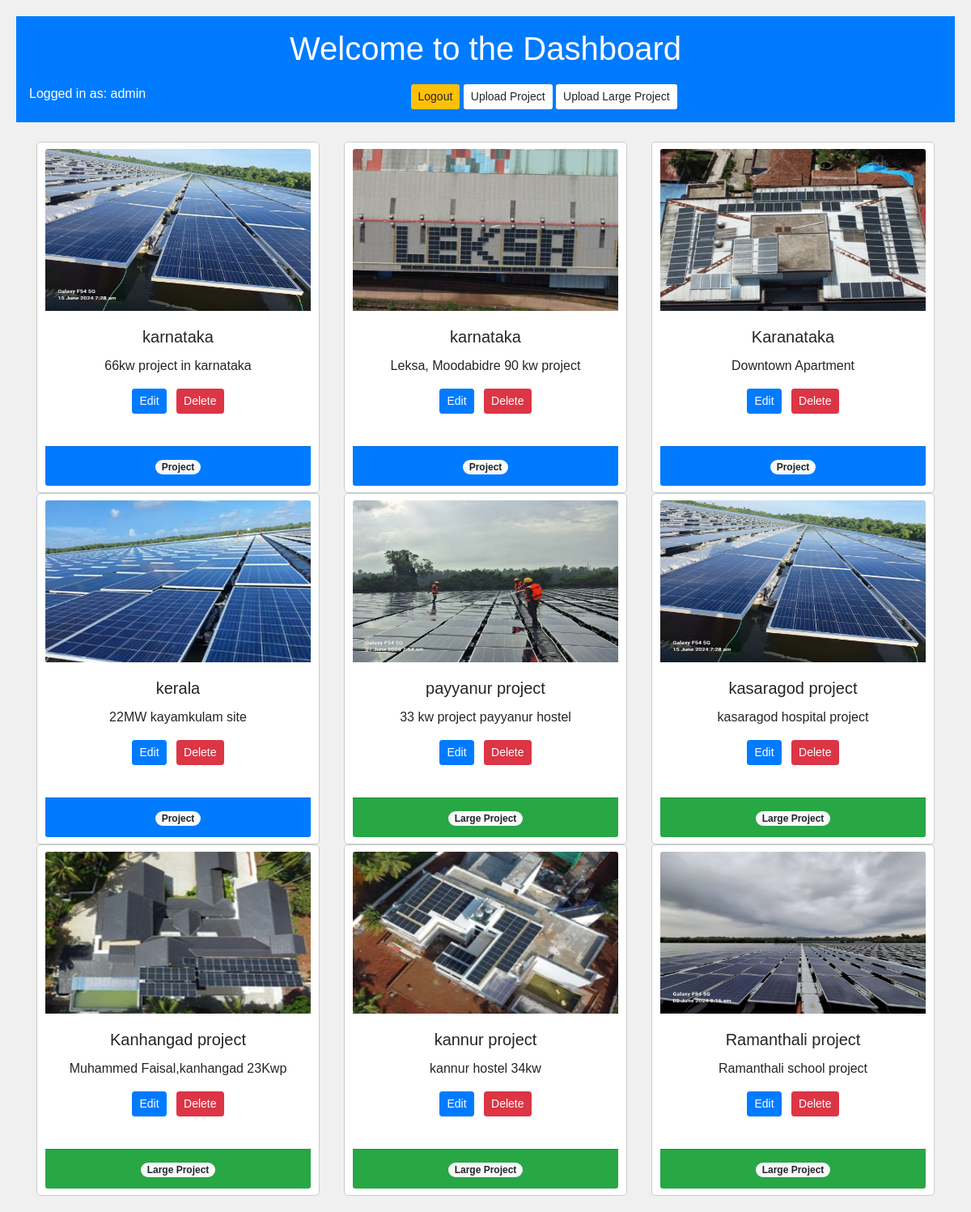
The page /dashboard/ (signed in) on the database its author committed.
### sunray/models.py (models this page shows, shortened)
class Project(models.Model):
    title = models.CharField(max_length=100)
    description = models.TextField()
    project_details = models.TextField(default='')
    image = models.ImageField(upload_to='projects')  # Assuming you upload images to 'media/projects'
    date_created = models.DateField(auto_now_add=True)

class LargeProject(models.Model):
    title = models.CharField(max_length=100)
    name = models.CharField(max_length=50,default='')
    description = models.TextField()
    image = models.ImageField(upload_to='large_projects')  # Upload image to 'media/large_projects'
    date_created = models.DateField(auto_now_add=True)
    project_details = models.TextField()  # Additional field for project details

### sunray/views.py (the view)
# urls.py: path('dashboard/', views.dashboard, name='dashboard'),
@login_required
def dashboard(request):
    projects = Project.objects.all()
    large_projects = LargeProject.objects.all()
    context = {
        'projects': projects,
        'large_projects': large_projects
    }
    return render(request, 'dashboard.html', context)

### templates/dashboard.html (shortened to what this page needs)
<!DOCTYPE html>
<html lang="en">
<head>
    <link href="https://stackpath.bootstrapcdn.com/bootstrap/4.5.2/css/bootstrap.min.css" rel="stylesheet">
</head>
<body>
    <div class="container-fluid bg-primary text-white p-3">
        <h1>Welcome to the Dashboard</h1>
        <span class="float-left">Logged in as: {{ user.username }}</span>
        <a href="{% url 'logout' %}" class="btn btn-sm bg-warning ">Logout</a>
        <a href="{% url 'upload_project' %}" class="btn bg-white btn-sm">Upload Project</a>
        <a href="{% url 'upload_large_project' %}" class="btn bg-white btn-sm">Upload Large Project</a>
    </div>
    <div class="container mt-4">
        <div class="row">
            {% for project in projects %}
            <div class="col-md-4">
                <div class="card project-card text-center pt-2 pb-2">
                    <img src="{{ project.image.url }}" class="card-img-top project-img" alt="Project Image">
                    <div class="card-body">
                        <h5 class="card-title">{{ project.title }}</h5>
                        <p class="card-text">{{ project.description }}</p>
                        <a href="{% url 'edit_project' project.pk %}" class="btn btn-primary btn-sm">Edit</a>
                        <a href="{% url 'delete_project' project.pk %}" class="btn btn-danger btn-sm ml-2">Delete</a>
                    </div>
                    <div class="card-footer bg-primary text-white">
                        <span class="badge badge-pill badge-light">Project</span>
                    </div>
                </div>
            </div>
            {% endfor %}
            {% for large_project in large_projects %}
            <div class="col-md-4">
                <div class="card project-card text-center pt-2 pb-2">
                    <img src="{{ large_project.image.url }}" class="card-img-top project-img" alt="Large Project Image">
                    <div class="card-body">
                        <h5 class="card-title">{{ large_project.title }}</h5>
                        <p class="card-text">{{ large_project.description }}</p>
                        <a href="{% url 'edit_large_project' large_project.pk %}" class="btn btn-primary btn-sm">Edit</a>
                        <a href="{% url 'delete_large_project' large_project.pk %}" class="btn btn-danger btn-sm ml-2">Delete</a>
                    </div>
                    <div class="card-footer bg-success text-white">
                        <span class="badge badge-pill badge-light">Large Project</span>
                    </div>
                </div>
            </div>
            {% endfor %}
        </div>
    </div>
</body>
</html>

### templates/dashboard.html (style rules this page uses)
body { font-family: Arial, sans-serif; background-color: #f0f0f0; padding: 20px; text-align: center; }
h1 { margin-bottom: 20px; }
.project-card { margin-bottom: 20px; border: 1px solid #ccc; padding: 10px; border-radius: 5px; background-color: #fff; }
.project-img { max-width: 200px; max-height: 200px; }
.project-card { height: 100%; display: flex; flex-direction: column; justify-content: space-between; }
.project-card .card-img-top { max-width: 100%; height: auto; margin: auto; }
.project-card .card-body { flex: 1; }

### rows shown on the page
Project: image (picture), title "karnataka", description "66kw project in karnataka"
Project: image (picture), title "karnataka", description "Leksa, Moodabidre 90 kw project"
Project: image (picture), title "Karanataka", description "Downtown Apartment"
Project: image (picture), title "kerala", description "22MW kayamkulam site"
LargeProject: image (picture), title "payyanur project", description "33 kw project payyanur hostel"
LargeProject: image (picture), title "kasaragod project", description "kasaragod hospital project"
LargeProject: image (picture), title "Kanhangad project", description "Muhammed Faisal,kanhangad 23Kwp"
LargeProject: image (picture), title "kannur project", description "kannur hostel 34kw"
LargeProject: image (picture), title "Ramanthali project", description "Ramanthali school project"

### other values the page prints
{{ user.username }} "admin"
